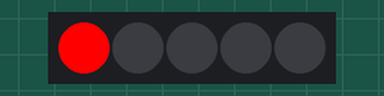
Recording of a sketch running on a simulated ESP8266 (NodeMCU). Parts: 5 RGB LEDs in strip order, left to right. Dim RGB values are drawn brighter than linear.

Above: at 0.1 s.
At 0.7 s:
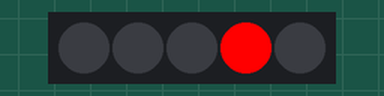
At 1.3 s:
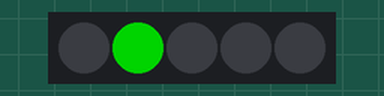
At 1.9 s:
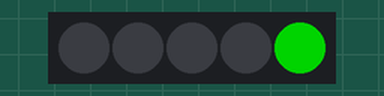
At 2.3 s:
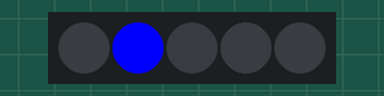
At 2.7 s:
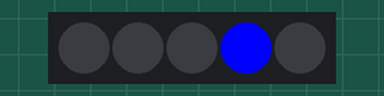
Timing chart, 0 to 40.0 s (numbered marks = the images above):
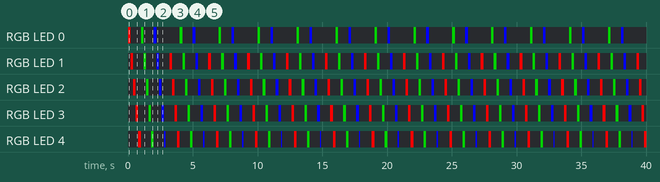

The sketch:

wearable_pixel_leds.ino
```cpp
#include "FastLED.h"

// How many leds in your strip?
#define NUM_LEDS 5

#define DATA_PIN D1                // The pin we send the LED colour information to.

// Define the array of leds
CRGB leds[NUM_LEDS];

void setup() {
      // sets up our array of LEDs as well as what type and how many we are using.
      FastLED.addLeds<WS2812B, DATA_PIN, GRB>(leds, NUM_LEDS);
}

void loop() {

  // For each LED in the strip starting with the first,
  // then in the next loop use the second, etc, until
  // we get to the NUM_LEDS strip length.

  for(int i = 0; i < NUM_LEDS; i++)
  {
    // Turn the LED on, then pause
    leds[i] = CRGB::Red;              // set the colour to red
    FastLED.show();                   // send our colour information to the LED Strip
    delay(100);                       // Wait for 100milliseconds (1/10th of a second

    // Now turn the LED off, then pause
    leds[i] = CRGB::Black;            // Turn Off the LED
    FastLED.show();
    delay(100);
  }

    for(int i = 0; i < NUM_LEDS; i++)
  {
    // Turn the LED on, then pause
    leds[i] = CRGB::Green;
    FastLED.show();
    delay(100);

    // Now turn the LED off, then pause
    leds[i] = CRGB::Black;
    FastLED.show();
    delay(100);
  }

    for(int i = 0; i < NUM_LEDS; i++)
  {
    // Turn the LED on, then pause
    leds[i] = CRGB::Blue;
    FastLED.show();
    delay(100);

    // Now turn the LED off, then pause
    leds[i] = CRGB::Black;
    FastLED.show();
    delay(100);
  }
}
```

Measured:
- by itself, RGB LED 1–3: repeats every 3.0 s: off 0.80 s, RGB(0, 128, 0) 0.20 s, off 0.80 s, RGB(0, 0, 255) 0.20 s, off 0.80 s, RGB(255, 0, 0) 0.20 s
- by itself, RGB LED 4: repeats every 3.0 s: off 0.80 s, RGB(0, 128, 0) 0.20 s, off 0.80 s, RGB(0, 0, 255) 0.10 s, off 0.90 s, RGB(255, 0, 0) 0.20 s
- by itself, RGB LED 0: off → RGB(255, 0, 0) at 0.00 s, → off 0.20 s later, → RGB(0, 128, 0) 0.80 s later, → off 0.20 s later, … (54 changes in this stretch)
